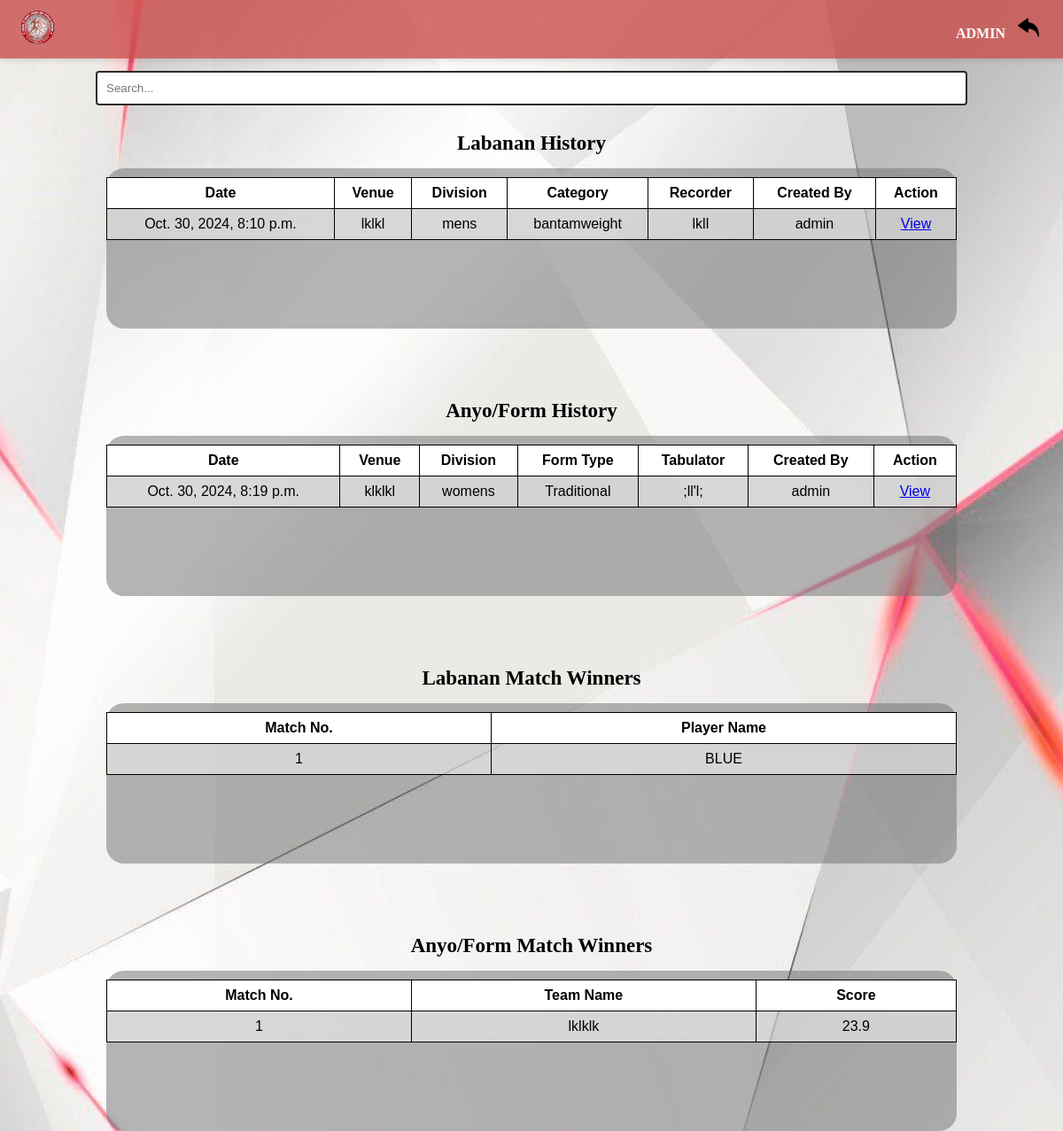
Screenshot of /arnis_history/ (signed in) with the database file from the repository.
### myapp/models.py (models this page shows, shortened)
class CustomUser(AbstractUser):
    SPORT_CHOICES = [
        ('arnis', 'Arnis'),
        ('volleyball', 'Volleyball'),
        ('table_tennis', 'Table Tennis'),
    ]
    userID = models.AutoField(primary_key=True)
    username = models.CharField(max_length=255, unique=True)
    password = models.CharField(max_length=255)  # This field will store hashed passwords
    sport = models.CharField(max_length=20, choices=SPORT_CHOICES, blank=True, null=True)
    is_superuser = models.BooleanField(blank=True, null=True)
    is_admin = models.BooleanField(blank=True, null=True)
    is_staff = models.BooleanField(blank=True, null=True)
    groups = models.ManyToManyField(
        Group,
        blank=True,
        related_name='customuser_set',
        verbose_name='groups'
    )
    user_permissions = models.ManyToManyField(
        Permission,
        blank=True,
        related_name='customuser_set',
        verbose_name='user permissions'
    )
    def __str__(self):
        return self.username

class LabananMatch(models.Model):
    matchID = models.AutoField(primary_key=True)
    match_no = models.IntegerField(null=True, blank=True)
    yearID = models.ForeignKey(SchoolYear, on_delete=models.CASCADE, null=True, blank=True)
    event = models.CharField(max_length=255, null=True, blank=True)
    venue = models.CharField(max_length=255, null=True, blank=True)
    date = models.DateTimeField(null=True, blank=True)
    division = models.CharField(max_length=255, null=True, blank=True)
    weight_category = models.CharField(max_length=255, blank=True, null=True)
    area = models.CharField(max_length=255, null=True, blank=True)
    blue_team = models.ForeignKey(College, related_name='blue_team_matches', on_delete=models.CASCADE, null=True, blank=True)
    red_team = models.ForeignKey(College, related_name='red_team_matches', on_delete=models.CASCADE, null=True, blank=True)
    blue_player = models.ForeignKey(ArnisLabananPlayers, related_name='blue_player_matches', on_delete=models.CASCADE, null=True, blank=True)
    red_player = models.ForeignKey(ArnisLabananPlayers, related_name='red_player_matches', on_delete=models.CASCADE, null=True, blank=True)
    judge1 = models.ForeignKey(ArnisJudge, related_name='judge1_matches',  on_delete=models.CASCADE, null=True, blank=True)
    judge2 = models.ForeignKey(ArnisJudge, related_name='judge2_matches',  on_delete=models.CASCADE, null=True, blank=True)
    judge3 = models.ForeignKey(ArnisJudge, related_name='judge3_matches',  on_delete=models.CASCADE, null=True, blank=True)
    referee = models.ForeignKey(ArnisReferee, related_name='referee_matches', on_delete=models.CASCADE, null=True, blank=True)
    recorder = models.ForeignKey(ArnisRecorder, related_name='recorder_matches', on_delete=models.CASCADE, null=True, blank=True)
    final_winner = models.CharField(max_length=255, null=True, blank=True)
    user = models.ForeignKey(CustomUser, on_delete=models.CASCADE)  # Store user reference

class ArnisRecorder(models.Model):
    yearID = models.ForeignKey(SchoolYear, on_delete=models.CASCADE)
    recorderID = models.AutoField(primary_key=True)
    recorder_name = models.CharField(max_length=150)
    def __str__(self):
        return self.recorder_name

class FormMatch(models.Model):
    formID = models.AutoField(primary_key=True)
    form_type = models.CharField(max_length=255, null=True, blank=True)
    yearID = models.ForeignKey(SchoolYear, on_delete=models.CASCADE, null=True, blank=True)
    form_no = models.IntegerField(null=True, blank=True)
    venue = models.CharField(max_length=255, null=True, blank=True)
    date = models.DateTimeField(null=True, blank=True)
    division = models.CharField(max_length=255, null=True, blank=True)
    category = models.CharField(max_length=255, blank=True, null=True)
    preference = models.CharField(max_length=255, blank=True, null=True)
    tabulator = models.ForeignKey(ArnisTabulator, related_name='tabulator_matches', on_delete=models.CASCADE, null=True, blank=True)
    timer = models.ForeignKey(ArnisTimer, related_name='timer_matches', on_delete=models.CASCADE, null=True, blank=True)
    manager = models.ForeignKey(ArnisManager, related_name='manager_matches', on_delete=models.CASCADE, null=True, blank=True)
    user = models.ForeignKey(CustomUser, on_delete=models.CASCADE)  # Store user reference

class ArnisTabulator(models.Model):
    yearID = models.ForeignKey(SchoolYear, on_delete=models.CASCADE)
    tabulatorID = models.AutoField(primary_key=True)
    tabulator_name = models.CharField(max_length=150)
    def __str__(self):
        return self.tabulator_name

class FormPlayers(models.Model):
    formplayersID = models.AutoField(primary_key=True)
    formID = models.ForeignKey(FormMatch, on_delete=models.CASCADE, null=True, blank=True)
    playerID = models.ForeignKey(ArnisFormPlayers, on_delete=models.CASCADE, null=True, blank=True)
    judgeScores1 = models.IntegerField(default=0, null=True, blank=True)
    judgeScores2 = models.IntegerField(default=0, null=True, blank=True)
    judgeScores3 = models.IntegerField(default=0, null=True, blank=True)
    judgeScores4 = models.IntegerField(default=0, null=True, blank=True)
    judgeScores5 = models.IntegerField(default=0, null=True, blank=True)
    time = models.CharField(max_length=255, default=0, null=True, blank=True)
    lost_control = models.IntegerField(default=0, null=True, blank=True)
    outside = models.CharField(max_length=255, default=0, null=True, blank=True)
    other = models.IntegerField(default=0, null=True, blank=True)
    time_consumed = models.CharField(max_length=255, null=True, blank=True)
    rank = models.IntegerField(default=0, null=True, blank=True)
    total_score = models.FloatField(default=0, null=True, blank=True)

class ArnisFormPlayers(models.Model):
    yearID = models.ForeignKey(SchoolYear, on_delete=models.CASCADE)
    playerID = models.AutoField(primary_key=True)
    player_name = models.CharField(max_length=150)
    collegeID = models.ForeignKey(College, on_delete=models.CASCADE)
    def __str__(self):
        return self.player_name

### myapp/views.py (the view)
# urls.py: path('arnis_history/', views.arnis_history, name='arnis_history'),
@login_required(login_url='/login')
def arnis_history(request):
    matches = LabananMatch.objects.all()
    forms = FormMatch.objects.all()
    winners = FormPlayers.objects.filter(rank=1)
    context ={
    'matches': matches,
    'forms': forms,
    'winners': winners,  # Pass rank 1 players to the template
    'username': request.user,
    }
    if request.user.sport != 'arnis' and not request.user.is_admin:
        messages.error(request, "You are not authorized to access this page.")
        return redirect('myapp:sports')  # Redirect to sport selection page
    return render(request, 'arnis_history.html', context)

### myapp/templates/arnis_history.html (shortened to what this page needs)
{% load static %}
<!DOCTYPE html>
<html lang="en">
<head>
    <link rel="stylesheet" href="{% static 'css/arnis_history.css' %}">
</head>
<header>
    <div class="navbar">
    <div class="logo">
        <img src="{% static 'img/csspe.png' %}" alt="Logo">
    </div>
    <div class="nav-links">
        <ul>
            <li>
                <span>{{ username|upper  }}</span>
            </li>
            <li>
                <a href="javascript:history.back()">
                    <img src="{% static '/img/back.png'%}"  alt="Match History" class="icon" placeholder="icon" />
                </a>
            </li>
        </ul>
    </div>
</div>
</header>
<body>
    <div class="search-container">
        <input type="text" class="search-bar" id="search-input" placeholder="Search...">
    </div>
<h1>Labanan History</h1>
<div class= "container">
<table border="1" id="history-table">
    <thead>
        <tr>
            <th>Date</th>
            <th>Venue</th>
            <th>Division</th>
            <th>Category</th>
            <th>Recorder</th>
            <th>Created By</th>
            <th>Action</th>
        </tr>
    </thead>
    <tbody>
        {% for labanan in matches %}
        <tr>
            <td>{{ labanan.date }}</td>
            <td>{{ labanan.venue }}</td>
            <td>{{ labanan.division }}</td>
            <td>{{ labanan.weight_category }}</td>
            <td>{{ labanan.recorder }}</td>
            <td>{{ labanan.user.username }}</td>
            <td><a href="{% url 'myapp:labanan_match_view' labanan.matchID %}">View</a></td>
        </tr>
        {% endfor %}
    </tbody>
</table>
</div>
<h1>Anyo/Form History</h1>
<div class= "container">
<table border="1" id="history-table">
    <thead>
        <tr>
            <th>Date</th>
            <th>Venue</th>
            <th>Division</th>
            <th>Form Type</th>
            <th>Tabulator</th>
            <th>Created By</th>
            <th>Action</th>
        </tr>
    </thead>
    <tbody>
        {% for anyo in forms %}
        <tr>
            <td>{{ anyo.date }}</td>
            <td>{{ anyo.venue }}</td>
            <td>{{ anyo.division }}</td>
            <td>{{ anyo.form_type }}</td>
            <td>{{ anyo.tabulator }}</td>
            <td>{{ anyo.user.username }}</td>
            <td><a href="{% url 'myapp:anyo_match_view' anyo.formID %}">View</a></td>
        </tr>
        {% endfor %}
    </tbody>
</table>
</div>
<h1>Labanan Match Winners</h1>
<div class= "container">
<table border="1" id="history-table">
    <thead>
        <tr>
            <th>Match No.</th>
            <th>Player Name</th>
        </tr>
    </thead>
    <tbody>
        {% for labanan in matches %}
        <tr>
            <td>{{ labanan.match_no }}</td>
            <td>{{ labanan.final_winner }}</td>
        </tr>
        {% endfor %}
    </tbody>
</table>
</div>
<h1>Anyo/Form Match Winners</h1>
<div class="container">
    <table border="1" id="history-table">
        <thead>
            <tr>
                <th>Match No.</th>
                <th>Team Name</th>
                <th>Score</th>
            </tr>
        </thead>
        <tbody>
            {% for winner in winners %}
            <tr>
                <td>{{ winner.formID.form_no}}</td>
                <td>{{ winner.playerID }}</td>
                <td>{{ winner.total_score }}</td>
            </tr>
            {% endfor %}
        </tbody>
    </table>
</div>
</body>
</html>

### myapp/static/css/arnis_history.css (style rules this page uses)
body { background-image: url('/static/img/log.png'); background-size: cover; background-position: center; background-repeat: no-repeat; background-attachment: fixed; font-family: Georgia, 'Times New Roman', Times, serif; margin: 0; padding: 0; position: relative; }
.navbar { background-color: #ca4f4dcd; color: #fff; display: flex; justify-content: space-between; align-items: center; padding: 3px; font-weight: bold; position: fixed; margin: 0; width: 100%; top: 0; z-index: 1000; box-shadow: 0px 3px 5px rgba(0, 0, 0, 0.1); }
.logo img { height: 40px; margin-left: 20px; }
.nav-links ul { list-style: none; margin-right: 20px; padding: 0; }
.nav-links ul li { display: inline; padding-right: 10px; }
.nav-links ul li a { color: #0b0b0b; text-decoration: none; }
.container { font-family: 'Franklin Gothic Medium', 'Arial Narrow', Arial, sans-serif; background-color: #74747488; margin: 0 auto; width: 80%; padding-top: 10px; border-radius: 20px; padding-bottom: 100px; text-align: center; box-sizing: border-box; justify-content: space-around; }
.icon { width: 24px; height: 24px; }
img { transition: filter 0.3s; }
h1 { font-size: 23px; padding-top: 80px; padding-bottom: 15px; margin: 0 auto; text-align: center; }
table { width: 100%; border-collapse: collapse; }
table, th, td { border: 1px solid #000000; }
th, td { text-align: center; padding: 8px; }
th { background-color: #ffff; }
td { background-color: #ffffff78; }
.search-container { margin: 0 auto; display: flex; justify-content: center; align-items: center; margin-top: 80px; margin-bottom: -50px; }
.search-bar { padding: 10px; width: 80%; border: 2px solid #2c2c2c; border-radius: 4px; }

### rows the page displays
CustomUser: username "ADMIN"
LabananMatch: date "Oct. 30, 2024, 8:10 p.m.", venue "lklkl", division "mens", weight_category "bantamweight", recorder "lkll", user.username "admin", match_no "1", final_winner "BLUE"
FormMatch: date "Oct. 30, 2024, 8:19 p.m.", venue "klklkl", division "womens", form_type "Traditional", tabulator ";ll'l;", user.username "admin"
FormPlayers: formID.form_no "1", playerID "lklklk", total_score "23.9"
